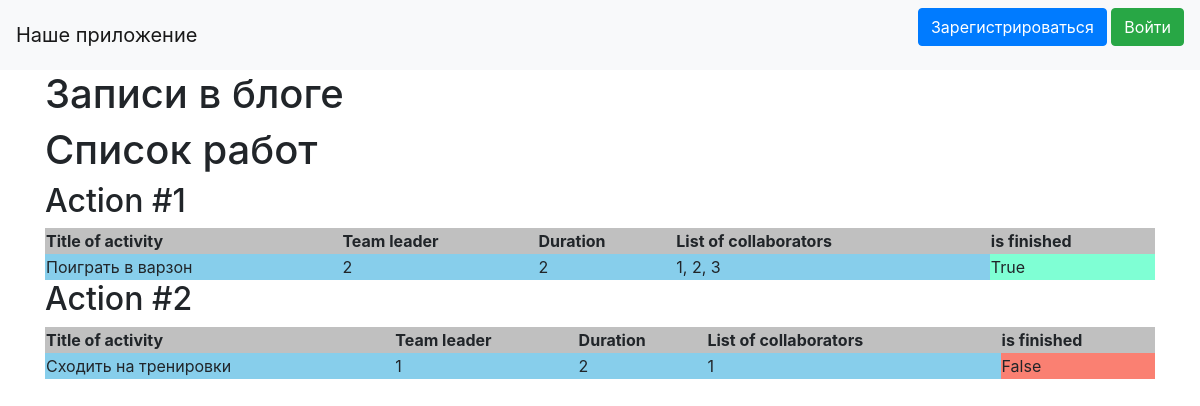
Before: / with the older database file.
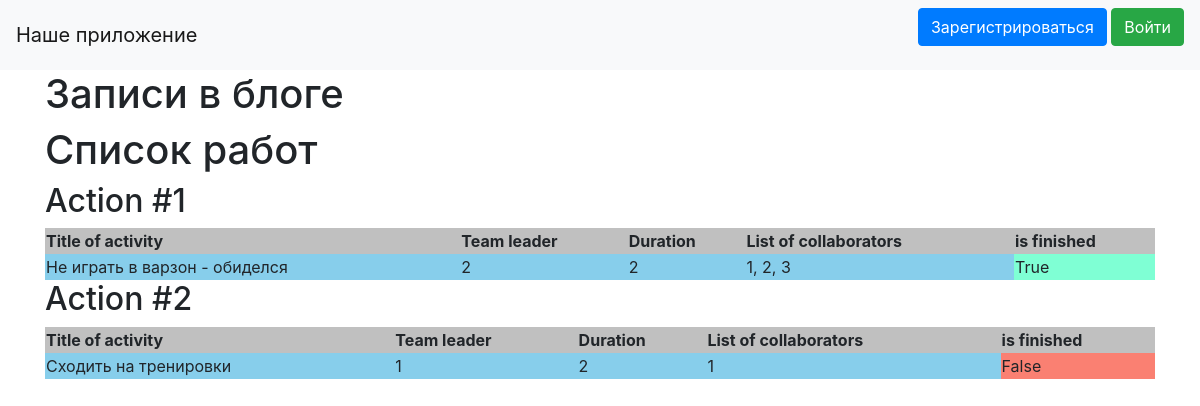
After: the same page with the newer database file.
### data/jobs.py (models this page shows)
class Jobs(SqlAlchemyBase):
    __tablename__ = 'jobs'
    id = sqlalchemy.Column(sqlalchemy.Integer, primary_key=True, autoincrement=True)
    team_leader = sqlalchemy.Column(sqlalchemy.Integer, sqlalchemy.ForeignKey("users.id"))
    job = sqlalchemy.Column(sqlalchemy.String, nullable=True)
    work_size = sqlalchemy.Column(sqlalchemy.Integer, nullable=True)
    collaborators = sqlalchemy.Column(sqlalchemy.String, nullable=True)
    start_date = sqlalchemy.Column(sqlalchemy.DateTime, default=datetime.datetime.now)
    end_date = sqlalchemy.Column(sqlalchemy.DateTime, nullable=True)
    is_finished = sqlalchemy.Column(sqlalchemy.BOOLEAN, nullable=True)
    user = orm.relation('User')

### main.py (the view)
@app.route("/")
def index():
    db_sess = db_session.create_session()
    jobs = db_sess.query(Jobs)
    if current_user.is_authenticated:
        news = db_sess.query(News).filter(
            (News.user == current_user) | (News.is_private != True))
    else:
        news = db_sess.query(News).filter(News.is_private != True)
    return render_template("index.html", news=news, jobs=jobs)

### data/db_session.py (called while the page is built)
def create_session() -> Session:
    global __factory
    return __factory()

### templates/index.html (shortened to what this page needs)
{% extends "base.html" %}
{% block content %}
<h1>Записи в блоге</h1>
<h1>Список работ</h1>
{% for item in jobs%}
<h2>Action #{{item.id}}</h2>
<table width="100%">
	<tr><th>Title of activity</th><th>Team leader</th><th>Duration</th><th>List of collaborators</th><th>is finished</th></tr>
	<tr><td>{{item.job}}</td><td>{{item.team_leader}}</td><td>{{item.work_size}}</td><td>{{item.collaborators}}</td>
	{% if item.is_finished %}
		<td style="background:Aquamarine">{{item.is_finished}}</td></tr>
	{% else %}
		<td style="background:Salmon">{{item.is_finished}}</td></tr>
	{% endif %}
</table>
{% endfor %}
{% endblock %}

### templates/base.html (shortened to what this page needs)
<!doctype html>
<html lang="en">
<head>
    <link rel="stylesheet"
          href="https://stackpath.bootstrapcdn.com/bootstrap/4.4.1/css/bootstrap.min.css"
>
</head>
<body>
<header>
    <nav class="navbar navbar-light bg-light">
        <a class="navbar-brand" href="#">Наше приложение</a>
		{% if current_user.is_authenticated %}
			<a class="navbar-brand" href="/logout">{{ current_user.name }}</a>
		{% else %}
			<p>
			<a class="btn btn-primary " href="/register">Зарегистрироваться</a>
			<a class="btn btn-success" href="/login">Войти</a>
			</p>
		{% endif %}
    </nav>
</header>
<main role="main" class="container">
    {% block content %}{% endblock %}
</main>
</body>
</html>

### templates/index.html (style rules this page uses)
th { background-color:Silver; }
td { background-color:SkyBlue; }

Changed rows visible on the page:
changed Jobs "True": job "Поиграть в варзон" → "Не играть в варзон - обиделся"
